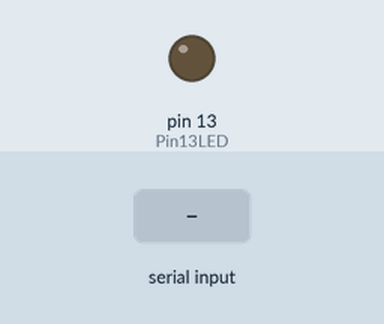
The sketch below on a simulated Arduino Nano, built with avr-gcc and run on an emulated ATmega328P. Parts: output pins drawn as LEDs (lit = HIGH). The inputs (shaded band) are chosen by the test bench. What the sketch prints to the serial monitor is not drawn.

Above: at 1.2 s.
1.3 s: "1" received over the second serial link
Timing chart, 0 to 4.3 s (numbered marks = the images above; inputs shaded):
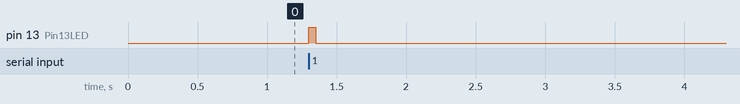

Measured:
- after the input at 1.3 s, pin 13 (Pin13LED): LOW → HIGH at once, → LOW 0.05 s later

The sketch:

Slave485.ino
```cpp
/* https://arduino-info.wikispaces.com/SoftwareSerialRS485Example
   - Used with YD_SoftwareSerialExampleRS485_1 on another Arduino
   - Remote: Receive data, loop it back...
   - Connect this unit Pins 10, 11, Gnd
   - To other unit Pins 11,10, Gnd  (Cross over)
   - Pin 3 used for RS485 direction control
   - Pin 13 LED blinks when data is received
*/

#include <SoftwareSerial.h>     /*-----( Import needed libraries )-----*/
/*-----( Declare Constants and Pin Numbers )-----*/
#define SSerialRX        10  //Serial Receive pin       RO
#define SSerialTX        11  //Serial Transmit pin      DI
#define SSerialTxControl 3   //RS485 Direction control  DE+RE

#define RS485Transmit    HIGH
#define RS485Receive     LOW

#define Pin13LED         13  //                         DE+RE

/*-----( Declare objects )-----*/
SoftwareSerial RS485Serial(SSerialRX, SSerialTX); // RX, TX

/*-----( Declare Variables )-----*/
//int byteReceived;
//int byteLetti;
char byteLetti;
/*----------------------------------------------------------------------------*/
void setup() {  /****** SETUP: RUNS ONCE ******/
    // Start the built-in serial port, probably to Serial Monitor
    Serial.begin(9600);                 // apre monitor
    Serial.println("SerialRemote");     // ci scrive

    pinMode(Pin13LED, OUTPUT);          // pin 13 in output
    pinMode(SSerialTxControl, OUTPUT);  // pin  3 in output

    digitalWrite(SSerialTxControl, RS485Receive);  // Init Transceiver

    // Start the software serial port, to another device
    RS485Serial.begin(4800);   // set the data rate
}   //--(end setup )---
/*----------------------------------------------------------------------------*/
void loop() { /****** LOOP: RUNS CONSTANTLY ******/
  //    Copy input data to output
    if (RS485Serial.available()>0) {    // ci sono dati da leggere
        //byteLetti = RS485Serial.readString();     // Read the byte
        //char inChar = (char)Serial.read();
        int inChar = RS485Serial.read();
        //Serial.print("intercettato dato : "); Serial.println (byteLetti);
        Serial.print("intercettato dato : "); Serial.println(inChar);

        digitalWrite(Pin13LED, HIGH);       // Show activity
        delay(50);
        digitalWrite(Pin13LED, LOW);

        //digitalWrite(SSerialTxControl, RS485Transmit);  // Enable RS485 Transmit
        //RS485Serial.write(byteLetti); // Send the byte back
        //delay(10);
        //digitalWrite(SSerialTxControl, RS485Receive);  // Disable RS485 Transmit
    }   // End If RS485SerialAvailable
    delay(100);
}       //--(end main loop )---
//*********( THE END )***********
```
